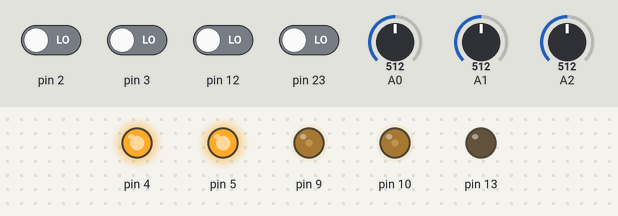
The sketch below on a simulated Arduino Uno, built with avr-gcc and run on an emulated ATmega328P. Parts: output pins drawn as LEDs (lit = HIGH). Inputs (shaded band) come from the test bench; at power-on: pin 2, pin 3, pin 12, pin 23 LOW, A0 = 512, A1 = 512, A2 = 512.

Above: at 1.4 s.
1.5 s: A0 set to 716
At 2.2 s:
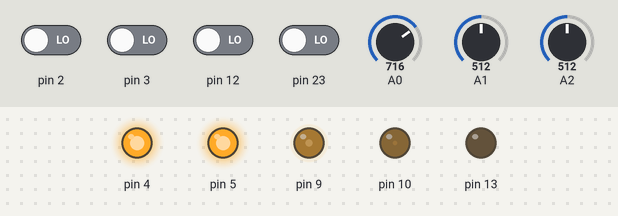
3.0 s: A1 set to 716
At 3.4 s:
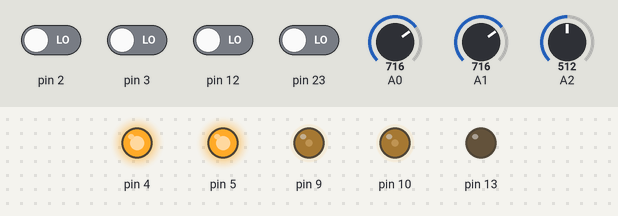
Timing chart, 0 to 6.0 s (numbered marks = the images above; inputs shaded):
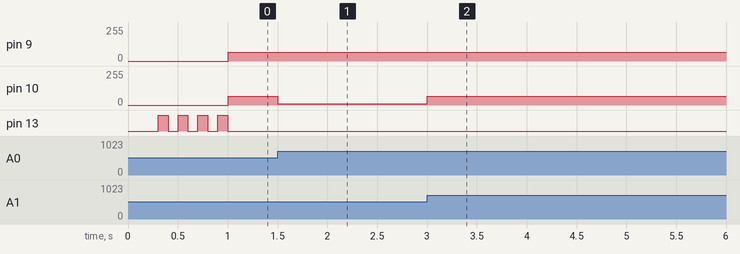

Measured:
- after the input at 1.5 s, pin 10: 64/255 → 9/255 at once
- after the input at 3.0 s, pin 10: 9/255 → 64/255 at once
- by itself, pin 13: alternates HIGH for 0.10 s and LOW for 0.10 s, 8 changes in all, then stays LOW

The sketch:

sketch.ino
```cpp
int8_t count1 = 0;
int8_t count2 = 0;
int8_t last_count1 = 1;
int8_t last_count2 = 1;
uint8_t last11, last12, last21, last22;
uint32_t error1 = 0;
uint32_t error2 = 0;

#define SPEED 100
#define ANGLE_SCALE 20000
#define STEPS_PER_RADIAN 410
#define ENCODER_CALIBRATION1 160
#define RADIUS 10000000L
#define FOLLOW_MAX_Y 13000000L
#define FOLLOW_MAX_S 15000L

#define sign(x) ((x)<0?-1:1)
#define min(a, b) ((a)<(b)?(a):(b))
#define max(a, b) ((a)>(b)?(a):(b))

int16_t calibration_count1 = 0;
int16_t c=ANGLE_SCALE;
int16_t s=0;
int32_t x=0, y=0;
uint8_t state = 0;

// Encoder 1 uses INT0 and INT1
ISR(INT1_vect,ISR_ALIASOF(INT0_vect));
ISR(INT0_vect)
{
  uint8_t new11 = ((PIND & 0x01) != 0);
  uint8_t new12 = ((PIND & 0x02) != 0);

  count1 += (last11 ^ new12) - (int)(new11 ^ last12);

  if((last11 ^ new11) & (last12 ^ new12))
    error1 ++;

  last11 = new11;
  last12 = new12;
}

// Encoder two uses PCINT4 and PCINT7 (which trigger the PCINT0 interrupt)
ISR(PCINT0_vect)
{
  uint8_t new21 = ((PINB & 0x10) != 0);
  uint8_t new22 = ((PINB & 0x80) != 0);

  count2 += (last21 ^ new22) - (int)(new21 ^ last22);

  if((last21 ^ new21) & (last22 ^ new22))
    error2 ++;

  last21 = new21;
  last22 = new22;
}

void setup() {
  // put your setup code here, to run once:
  pinMode(13, OUTPUT);
  cli();
  PCMSK0 = 0x90; // enable pin change interrupts on PCINT4 and 7 which are Arduino pins 8, 11, PB4 and PB7
  PCICR = 0xff; // turns on pin change interrupts in general
  PCIFR = 0; // clear interrupt flags

  EICRA = 0x05; // set INT0 and INT to interrupt on all edges
  EIMSK = 0x03; // enable INT0 and INT1
  EIFR = 0; // clear interrupt flags

  // 20kHz PWM copied from Zumo shield library
  TCCR1A = 0b10100000;
  TCCR1B = 0b00010001;
  ICR1 = 400;
  pinMode(9, OUTPUT);
  pinMode(10, OUTPUT);
  pinMode(4, OUTPUT);
  pinMode(5, OUTPUT);

  sei();

  setMotors(0,0);

  delay(200);
}

void setMotors(int left, int right)
{
  if(left < 0)
  {
    digitalWrite(4, LOW);
    OCR1A = min(-left, 400);
  }
  else
  {
    digitalWrite(4, HIGH);
    OCR1A = min(left, 400);
  }

  if(right < 0)
  {
    digitalWrite(5, LOW);
    OCR1B = min(-right, 400);
  }
  else
  {
    digitalWrite(5, HIGH);
    OCR1B = min(right, 400);
  }
}

int16_t divide(int16_t a, int16_t b)
{
  return (a + sign(a)*(b/2-1)) / b;
}

void ticks1(int8_t n) {
  n = sign(n);

  int16_t dc = + divide(n*s - n*c/2/STEPS_PER_RADIAN, STEPS_PER_RADIAN);
  int16_t ds = - divide(n*c + n*s/2/STEPS_PER_RADIAN, STEPS_PER_RADIAN);

  c += dc;
  s += ds;
  x += n * c;
  y += n * s;

  last_count1 += n;

  // do it again every X times
  calibration_count1 ++;
  if(calibration_count1 >= ENCODER_CALIBRATION1 || calibration_count1 <= -ENCODER_CALIBRATION1)
  {
    last_count1 -= n;
    calibration_count1 = 0;
  }
}

void ticks2(int8_t n) {
  n = sign(n);

  int16_t dc = - divide(n*s + n*c/2/STEPS_PER_RADIAN, STEPS_PER_RADIAN);
  int16_t ds = + divide(n*c - n*s/2/STEPS_PER_RADIAN, STEPS_PER_RADIAN);
  c += dc;
  s += ds;
  x += n * c;
  y += n * s;

  last_count2 += n;
}

void positionUpdate() {
  if(count1 != last_count1) ticks1(count1 - last_count1);
  if(count2 != last_count2) ticks2(count2 - last_count2);
}

void goHome() {
  int16_t speed = SPEED;
  int32_t err;

  if(x > -20000000)
    speed = speed/2;

  if(c < 0)
  {
    // pointed backwards
    err = (s > 0 ? speed/2 : -speed/2);
  }
  else
  {
    int32_t target_s = -max(min(y / 10000 * FOLLOW_MAX_S / (FOLLOW_MAX_Y / 10000), FOLLOW_MAX_S), -FOLLOW_MAX_S);
    err = (s - target_s)/100;
    err = max(min(err,speed),-speed);
  }
  if(err > 0)
    setMotors(speed, speed - err);
  else
    setMotors(speed + err, speed);
}

// direct-to the origin
void transform() {
  x -= RADIUS;

  double r = hypot((double)x, (double)y);
  double nx = (double)x/r;
  double ny = (double)y/r;
  int16_t new_c = -nx*c-ny*s;
  int16_t new_s = ny*c-nx*s;
  c = new_c;
  s = new_s;
  y = 0;
  x = -r;

  x += RADIUS;
}

uint16_t last_millis = 0;
uint8_t led = 0;

void encoderUpdate() {
  if(last_count1 != count1 || last_count2 != count2)
  {
    positionUpdate();
  }
}

uint16_t last_on_line_millis = 0;
uint16_t on_line_start_millis = 0;

uint8_t onLine()
{
  return analogRead(1) > 700 || analogRead(0) > 700;
}

int16_t readLine()
{
  int16_t s1 = max(analogRead(1), 640) - 640;
  int16_t s0 = max(analogRead(0), 640) - 640;

  static int16_t last_value = 0;

  if(s1 > 20 || s0 > 20)
  {
    last_on_line_millis = millis();
    last_value = 1000*(int32_t)(s1 - s0)/(s1+s0); // positive is to the right of the line
  }
  else
  {
    // lost line
    last_value = sign(last_value)*1000;
  }
  return last_value;
}

void followLine()
{
  static int16_t last_p = 0;
  int16_t p = readLine();
  int16_t d = p - last_p;
  last_p = p;
  static int32_t i = 0;

  i += p;
  i = max(min(p, 1000000), -1000000);

  int16_t pid = p/15 + d*5 + i/50;
  pid = max(min(pid, SPEED), -SPEED);
  if(pid < 0)
  {
    setMotors(SPEED, SPEED + pid);
  }
  else
  {
    setMotors(SPEED - pid, SPEED);
  }

  last_p = p;
}

uint16_t getBatteryVoltage_mv() {
  return analogRead(2) * 10;
}

void debug() {
  if(millis() - last_millis > 100)
  {
    led = !led;
    digitalWrite(13, led);

    Serial.print(getBatteryVoltage_mv());
    Serial.write("mV\t");
    Serial.print(readLine());
    Serial.write(" ");
    Serial.print(analogRead(0));
    Serial.write(" ");
    Serial.print(analogRead(1));
    Serial.write("\t");
    Serial.print(c);
    Serial.write(",");
    Serial.print(s);
    Serial.write("\t");
    Serial.print(x);
    Serial.write(",");
    Serial.print(y);
    Serial.write("\t");
    Serial.print(error1);
    Serial.write(",");
    Serial.print(error2);

    Serial.println("");
    last_millis += 100;
  }
}

void loop() {
  static uint16_t battery_voltage_low_millis = 0;
  encoderUpdate();
  switch(state) {
  case 0:
    if(getBatteryVoltage_mv() < 3000)
      battery_voltage_low_millis = millis();
    if(millis() - battery_voltage_low_millis > 1000)
      state++;
    debug();
    break;
  case 1:
    if(onLine())
      {
      state++;
      on_line_start_millis = millis();
    }
    setMotors(100,100);
    break;
  case 2:
    followLine();
    if(millis() - on_line_start_millis > 5000)
      state++;
    break;
  case 3:
    followLine();
    if(millis() - last_on_line_millis > 500)
    {
      transform();
      state++;
    }
    break;
  case 4:
    goHome();
    if(x > -1500000)
    {
      state++;
    }
    break;
  case 5:
    setMotors(0,0);
    debug();
    break;
  }
}
```
